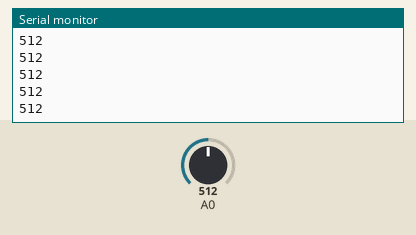
Bench run of a sketch on a simulated Arduino Uno, built with avr-gcc and run on an emulated ATmega328P. Shown: the last lines printed to the serial monitor. The test bench sets the inputs (shaded band); at power-on: A0 = 512.

Above: at 1.2 s.
1.3 s: A0 set to 716
At 1.31 s:
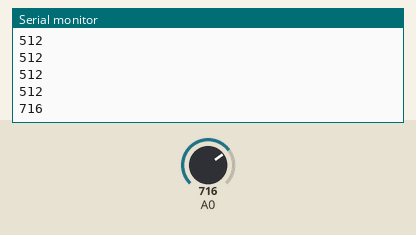
2.8 s: A0 set to 900
At 2.81 s:
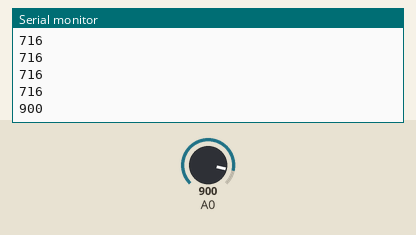
Timing chart, 0 to 5.8 s (numbered marks = the images above; inputs shaded):
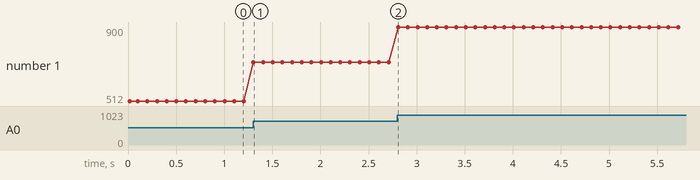

Measured:
- after the input at 1.3 s, the serial monitor: prints a new line at once (image 1)
- after the input at 2.8 s, the serial monitor: prints a new line at once (image 2)
- plotted number 1: 512 → 716 after the input at 1.3 s, 716 → 900 after the input at 2.8 s

The sketch:

photo-resistor.ino
```cpp
void setup() {
  // put your setup code here, to run once:
  Serial.begin(9600);
  Serial.println("Begin Program");
}

void loop() {
  // put your main code here, to run repeatedly:
  int sensorValue = analogRead(A0);

  //print out the value you read:
  Serial.println(sensorValue);
  delay(100);

}
```
